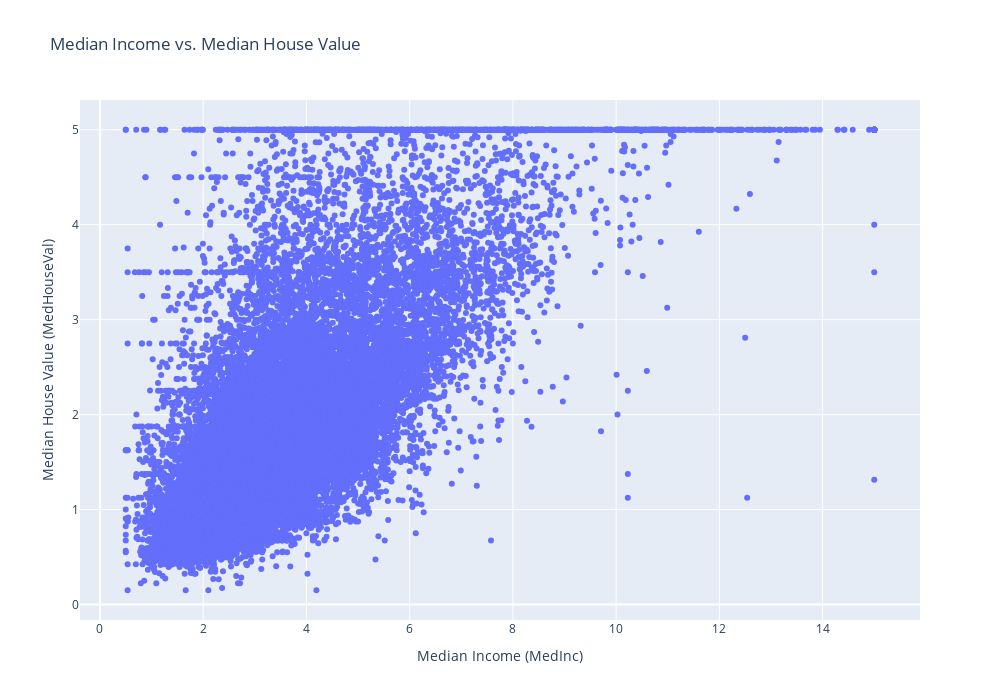

Notebook cell for this chart:
### Markdown cell above
1. Load and Explore the Data

### Code cell
#Plot a scatter plot of MedInc vs. MedHouseVal to visualize their relationship.

fig= go.Figure()

#MedHouseVal is the target so it is the dependent variable
fig.add_trace(go.Scatter(
    x= cali_df['MedInc'],
    y= cali_df['MedHouseVal'],
    mode= 'markers'
))

#need to change the size of the plot
#20000 points in the original scale was terrible
fig.update_layout(
    title= 'Median Income vs. Median House Value',
    xaxis_title= 'Median Income (MedInc)',
    yaxis_title='Median House Value (MedHouseVal)',
    width= 1000,  
    height= 700   
)

fig.show()

### Figure 1 — Plotly figure (JSON) as saved in the notebook; plotly's stock layout.template omitted (floating-point values rounded to 4 significant figures; data arrays with more than 128 entries replaced by an {"elided": "..."} marker saying what was removed)
{"data": [{"mode": "markers", "type": "scatter", "x": {"elided": "20640 float values"}, "y": {"elided": "20640 float values"}}], "layout": {"height": 700, "title": {"text": "Median Income vs. Median House Value"}, "width": 1000, "xaxis": {"title": {"text": "Median Income (MedInc)"}}, "yaxis": {"title": {"text": "Median House Value (MedHouseVal)"}}}}
